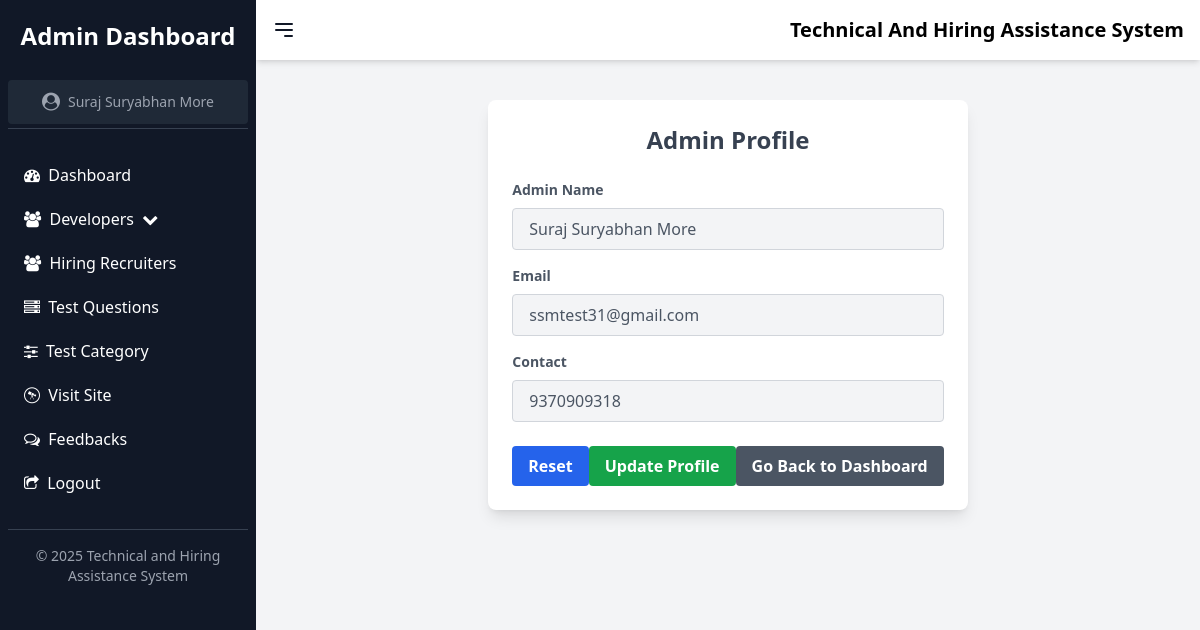
/update_profile (signed in), run on the app's committed database.
### myapp/models.py (models this page shows)
class Admin(models.Model):
    Name = models.CharField(max_length=100)
    Email = models.CharField(max_length=100)
    Password = models.CharField(max_length=100)
    Role = models.CharField(max_length=100)
    Contact = models.IntegerField()

### myapp/views.py (the view)
# urls.py: path('update_profile',views.update_profile),
def update_profile(request):
    if request.session.get('username2') is not None:
        email = request.session.get('username2')
        data = Admin.objects.all().filter(Email=email)
        admin = Admin.objects.values_list('Name', flat=True).first()
        return render(request,"Admin/update_profile.html",{'admin':admin,'data':data})

### templates/Admin/update_profile.html (shortened to what this page needs)
<!DOCTYPE html>
<html lang="en">
<head>
    <script src="https://cdn.tailwindcss.com"></script>
        <link rel="stylesheet" href="https://cdnjs.cloudflare.com/ajax/libs/font-awesome/4.7.0/css/font-awesome.min.css">
</head>
<body class="bg-gray-100 overflow-auto h-screen">
    {% include 'Admin/navbar.html' %}
        <div class="flex-1 flex flex-col ml-0 md:ml-64 transition-all duration-200 ease-in-out">
            <div class="max-w-3xl mt-10 mx-auto bg-white shadow-lg rounded-lg p-6">
                <h2 class="text-2xl font-semibold text-center text-gray-700">Admin Profile</h2>
                <form action="profile_update"  method="post" enctype="multipart/form-data" class="mt-6">
                    <div class="mb-4">
                        {% for i in data %}
                        <label class="block text-gray-600 text-sm font-semibold mb-2">Admin Name</label>
                        <input type="text" value="{{ i.Name }}" name="name" class="w-full px-4 py-2 border border-gray-300 rounded bg-gray-100 text-gray-600">
                    </div>
                    <div class="mb-4">
                        <label class="block text-gray-600 text-sm font-semibold mb-2">Email</label>
                        <input type="email" value="{{ i.Email }}" name="email" class="w-full px-4 py-2 border border-gray-300 rounded bg-gray-100 text-gray-600 cursor-not-allowed" readonly>
                    </div>
                    <div class="mb-4">
                        <label class="block text-gray-600 text-sm font-semibold mb-2">Contact</label>
                        <input type="text" value="{{ i.Contact }}" name="contact" class="w-full px-4 py-2 border border-gray-300 rounded bg-gray-100 text-gray-600" >
                    </div>
                    {% endfor %}
                     <div class="mt-6 flex justify-between">
                        <a href=""><button type="reset" class="bg-blue-600 hover:bg-blue-700 text-white font-semibold py-2 px-4 rounded">Reset</button></a>
                        <a href=""><button type="submit" class="bg-green-600 hover:bg-green-700 text-white font-semibold py-2 px-4 rounded">Update Profile</button></a>
                        <a href="admin_profile"><button type="button" class="bg-gray-600 hover:bg-gray-700 text-white font-semibold py-2 px-4 rounded">Go Back to Dashboard</button></a>
                    </div>
                </form>
            </div>
        </div>
</body>
</html>

### templates/Admin/navbar.html (shortened to what this page needs)
    <div id="sidebar" class="bg-gray-900 text-white w-64 space-y-6 py-5 px-2 h-screen fixed left-0 top-0 transform -translate-x-full md:translate-x-0 transition duration-200 ease-in-out z-50 overflow-y-auto">
        <h1 class="text-2xl font-semibold text-center">Admin Dashboard</h1>
      <header class="text-center text-gray-400 text-sm py-1 border-b border-gray-700">
        <div class="flex items-center justify-center bg-gray-800 rounded">
            <a href="admin_profile"><button id="profile-btn" class="flex justify-center items-center space-x-2 w-full hover:bg-gray-700 p-2 rounded transition">
             <i class="fa fa-user-circle text-lg"></i>
            <span>{{ admin }}</span>
            </button></a>
        </div>
      </header>
        <nav>
            <a href="Admin1" class="block py-2.5 px-4 rounded transition duration-200 hover:bg-gray-700 menu-item"><i class="fa fa-dashboard"></i>&nbsp Dashboard</a>
             <div class="relative">
                <button id="user-dropdown-btn" class="block w-full text-left py-2.5 px-4 rounded transition duration-200 hover:bg-gray-700 menu-item1"><i class="fa fa-users"></i>&nbsp Developers &nbsp<i class="fa fa-chevron-down"></i></button>
            </div>
            <a href="hr" class="block py-2.5 px-4 rounded transition duration-200 hover:bg-gray-700 menu-item"><i class="fa fa-users"></i>&nbsp Hiring Recruiters</a>
            <a href="test" class="block py-2.5 px-4 rounded transition duration-200 hover:bg-gray-700 menu-item"><i class="fa fa-server"></i>&nbsp Test Questions</a>
            <a href="test_cate" class="block py-2.5 px-4 rounded transition duration-200 hover:bg-gray-700 menu-item"><i class="fa fa-sliders"></i>&nbsp Test Category</a>
            <a href="/" class="block py-2.5 px-4 rounded transition duration-200 hover:bg-gray-700 menu-item"><i class="fa fa-wpexplorer"></i>&nbsp Visit Site</a>
            <a href="feedback" class="block py-2.5 px-4 rounded transition duration-200 hover:bg-gray-700 menu-item"><i class="fa fa-comments-o"></i>&nbsp Feedbacks</a>
            <a href="admin_logout" class="block py-2.5 px-4 rounded transition duration-200 hover:bg-gray-700 menu-item"><i class="fa fa-share-square-o"></i>&nbsp Logout</a>
        </nav>
        <footer class="text-center text-gray-400 text-sm py-4 border-t border-gray-700">
            &copy; 2025 Technical and Hiring Assistance System
        </footer>
    </div>
    <div class="flex-1 flex flex-col ml-0 md:ml-64 transition-all duration-200 ease-in-out sticky top-0 z-40" id="main-content">
        <header class="bg-white shadow-md p-4 flex justify-between items-center sticky top-0 z-40">
            <button id="menu-btn" class="text-gray-900 focus:outline-none">
                <svg class="w-6 h-6" fill="none" stroke="currentColor" viewBox="0 0 24 24" xmlns="http://www.w3.org/2000/svg">
                    <path stroke-linecap="round" stroke-linejoin="round" stroke-width="2" d="M4 6h16M4 12h16m-7 6h7"></path>
                </svg>
            </button>
            <h2 class="text-xl font-semibold">Technical And Hiring Assistance System</h2>
        </header>
    </div>

### data on the page
Admin: Name "Suraj Suryabhan More", name "Suraj Suryabhan More", email "ssmtest31@gmail.com", contact "9370909318"
